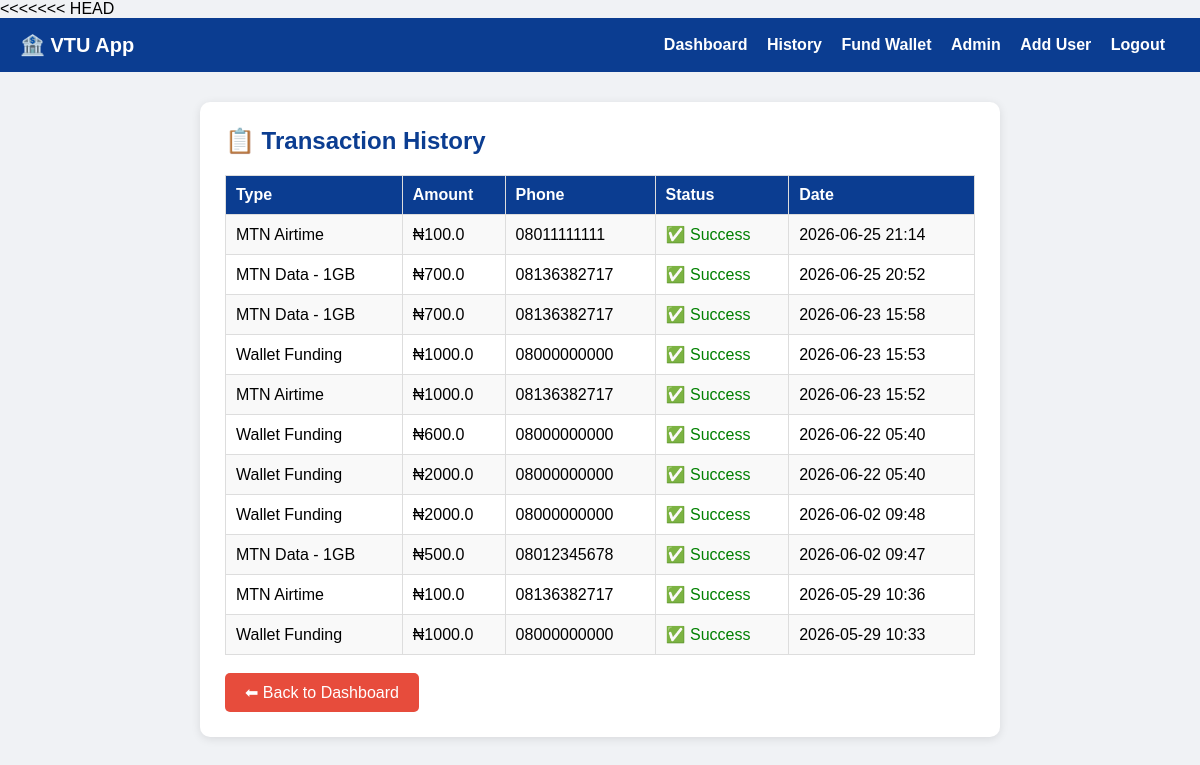
Page /transactions (signed in) on the earlier database version.
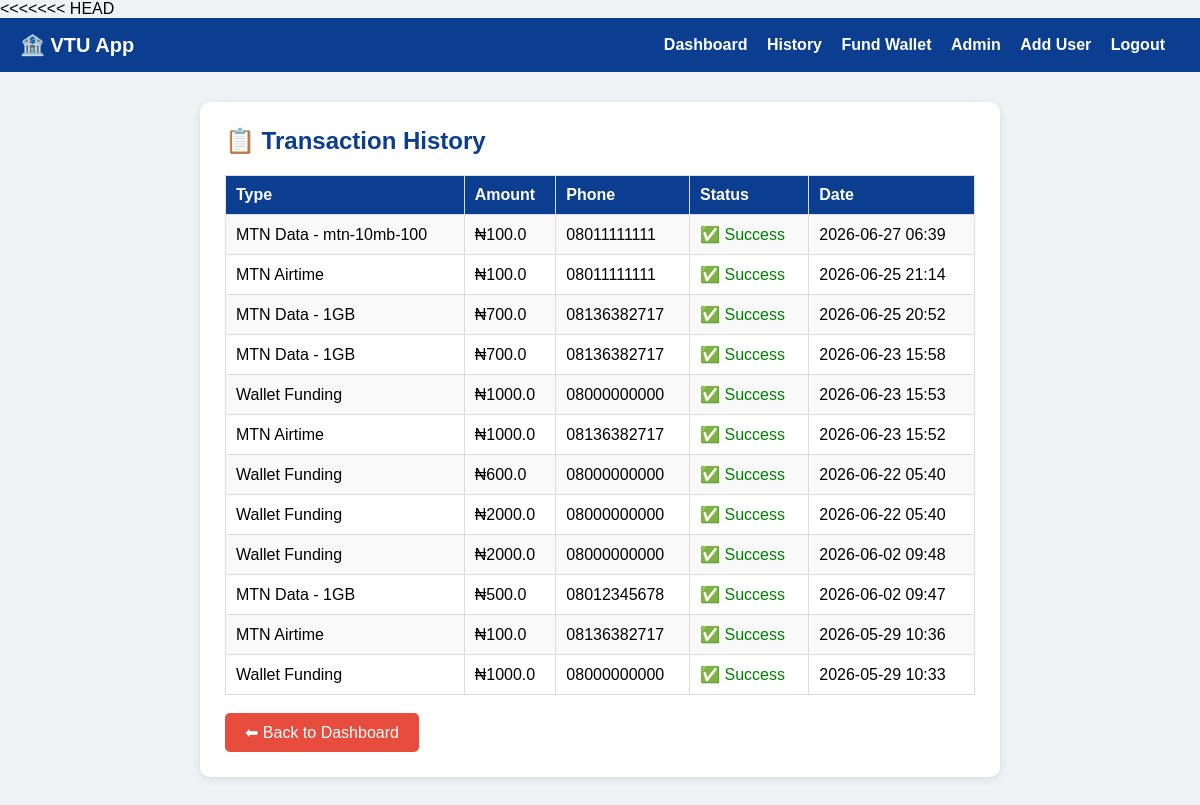
Same page on the later database version.
### app.py (models this page shows)
class Transaction(db.Model):
    id = db.Column(db.Integer, primary_key=True)
    user_id = db.Column(db.Integer, db.ForeignKey('user.id'))
    type = db.Column(db.String(50))
    amount = db.Column(db.Float)
    phone = db.Column(db.String(20))
    status = db.Column(db.String(20), default='Success')
    date = db.Column(db.DateTime, default=datetime.utcnow)

### app.py (the view)
@app.route('/transactions')
@login_required
def transactions():
    user = db.session.get(User, session['user_id'])
    all_transactions = Transaction.query.filter_by(
        user_id=session['user_id']
    ).order_by(Transaction.date.desc()).all()
    return render_template('transactions.html',
                         user=user,
                         transactions=all_transactions)

### app.py (called while the page is built)
def login_required(f):
    @wraps(f)
    def decorated_function(*args, **kwargs):
        if 'user_id' not in session:
            return redirect(url_for('login'))
        return f(*args, **kwargs)
    return decorated_function

### templates/transactions.html (shortened to what this page needs)
{% extends "base.html" %}
{% block content %}
<div class="card">
    <h2>📋 Transaction History</h2>
    {% if transactions %}
    <table>
        <tr>
            <th>Type</th>
            <th>Amount</th>
            <th>Phone</th>
            <th>Status</th>
            <th>Date</th>
        </tr>
        {% for t in transactions %}
        <tr>
            <td>{{ t.type }}</td>
            <td>₦{{ t.amount }}</td>
            <td>{{ t.phone }}</td>
            <td>
                {% if t.status == 'Success' %}
                    <span style="color:green;">
                        ✅ {{ t.status }}
                    </span>
                {% else %}
                    <span style="color:red;">
                        ❌ {{ t.status }}
                    </span>
                {% endif %}
            </td>
            <td>{{ t.date.strftime('%Y-%m-%d %H:%M') }}</td>
        </tr>
        {% endfor %}
    </table>
    {% else %}
        <p>No transactions yet!</p>
    {% endif %}
    <br>
    <a href="/dashboard" class="btn btn-red">
        ⬅ Back to Dashboard
    </a>
</div>
{% endblock %}

Differences in the rows shown:
added Transaction: type "MTN Data - mtn-10mb-100", amount "100.0", phone "08011111111", status "Success", date "2026-06-27 06:39"
